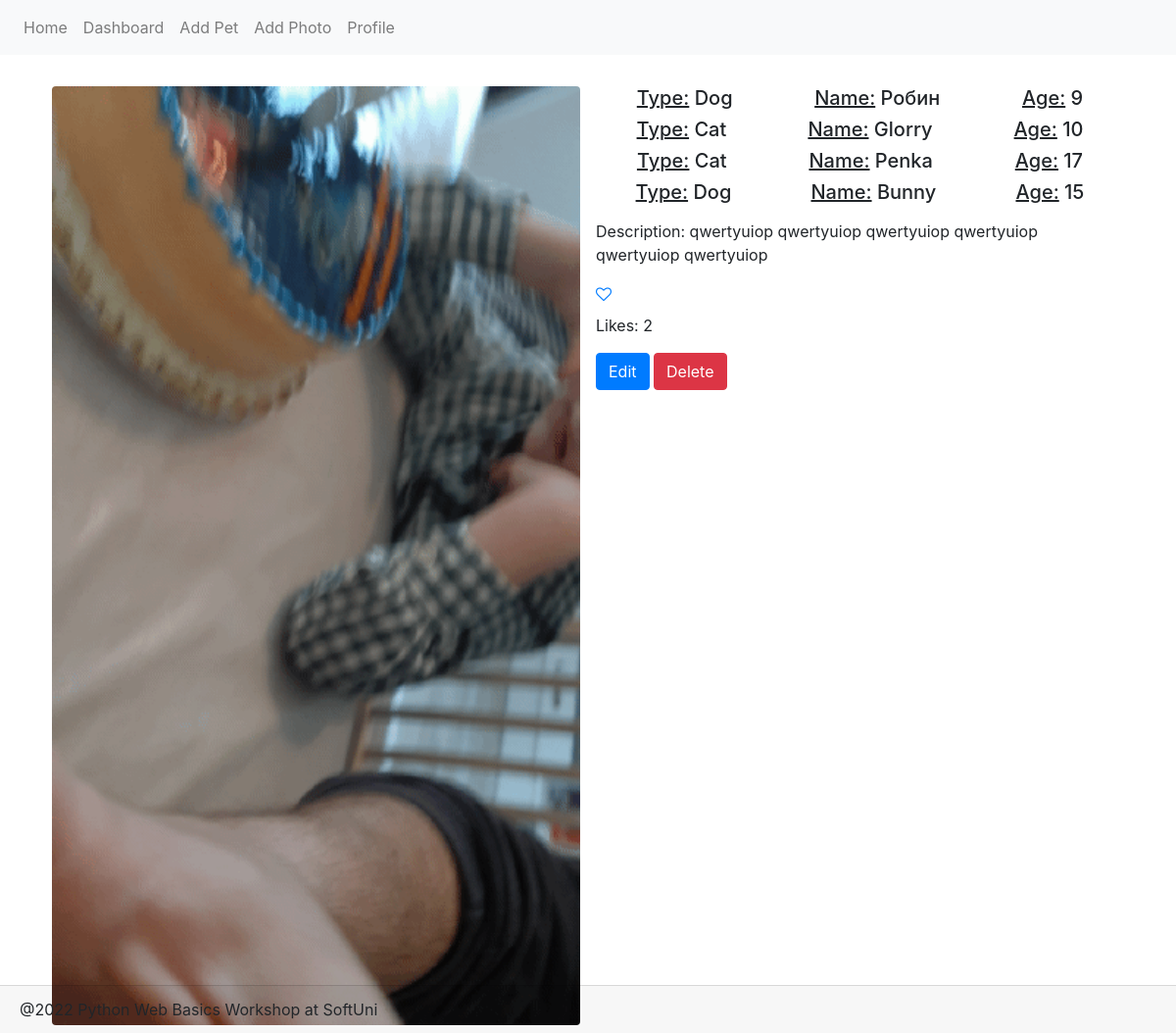
Page /photo/details/3/ on the earlier database version.
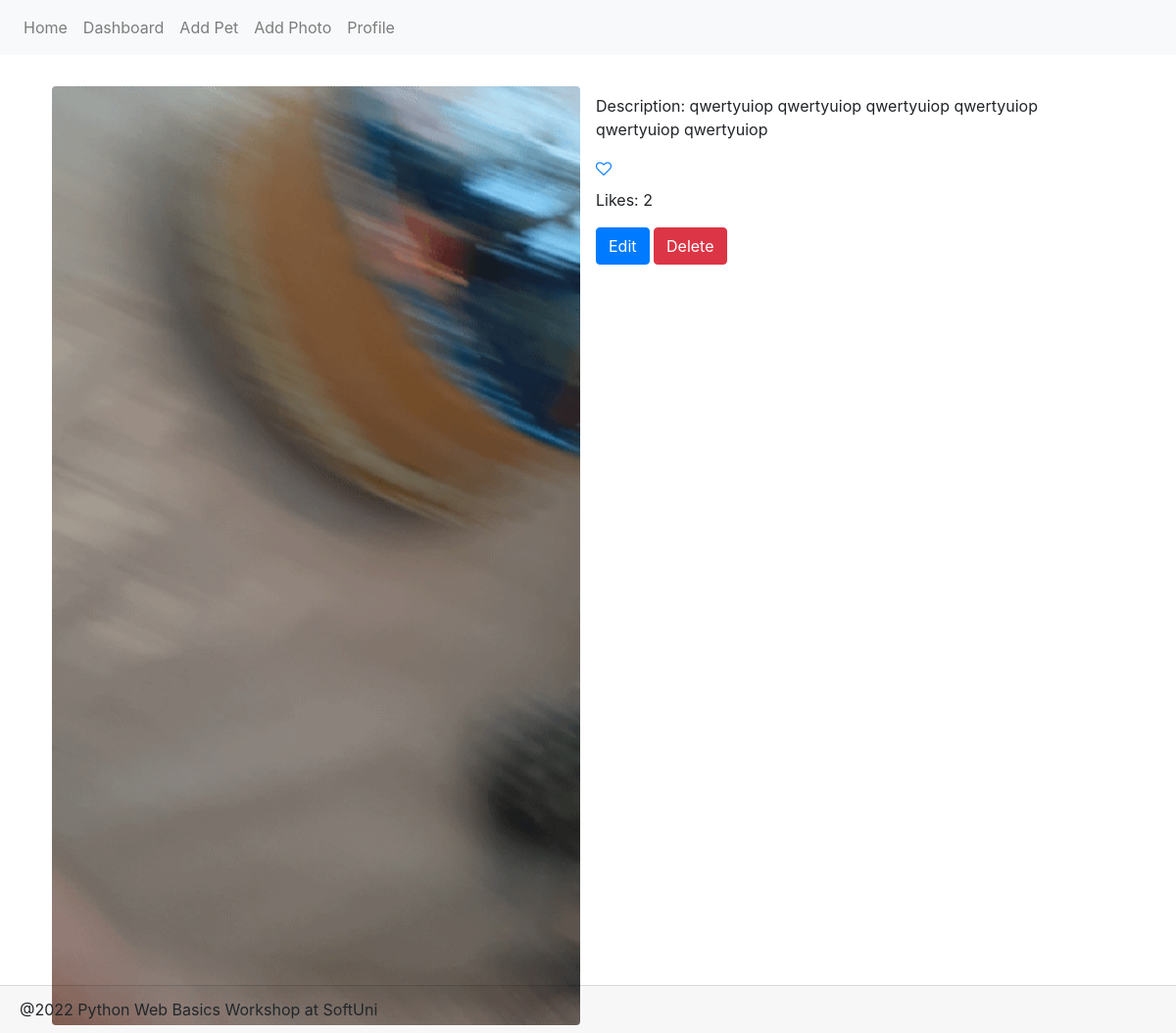
Same page on the later database version.
### Petstagram/main_app/models.py (models this page shows, shortened)
class PetPhoto(models.Model):
    photo = models.ImageField(
        validators=(
            validate_file_max_size,
        )
    )
    tagged_pets = models.ManyToManyField(Pet)
    description = models.TextField(
        null=True,
        blank=True
    )
    publication_date = models.DateTimeField(
        auto_now_add=True,
    )
    likes = models.IntegerField(
        default=0
    )

class Pet(models.Model):
    TYPES = [(x, x) for x in ("Cat", "Dog", "Bunny", "Parrot", "Fish", "Other")]
    name = models.CharField(max_length=30)
    type = models.CharField(
        max_length=max(len(x) for (x, y) in TYPES),
        choices=TYPES
    )
    date_of_birth = models.DateField(
        null=True,
        blank=True
    )
    user_profile = models.ForeignKey(
        Profile,
        on_delete=models.CASCADE
    )
    @property
    def age(self):
        return datetime.datetime.now().year - self.date_of_birth.year
    class Meta:
        unique_together = ('user_profile', 'name')

### Petstagram/main_app/views/photos.py (the view)
# urls.py: path('photo/details/<str:pk>/', photo_details, name='photo_details'),
def photo_details(request, pk):
    pet_photo = PetPhoto.objects.get(id=pk)
    contex = {
        'pet_photo': pet_photo,
    }
    return render(request, 'photo_details.html', contex)

### Petstagram/main_app/templatetags/profiles.py (called while the page is built)
@register.simple_tag()
def has_profile():
    return Profile.objects.count() > 0

### Petstagram/main_app/templates/photo_details.html
{% extends 'base.html' %}
{% block page_content %}
    <div class="d-flex">
        <div class="d-inline p-2 w-50">
            <img src= '{{ pet_photo.photo }}'
                 class="w-100 rounded mx-auto d-block" alt="{{ pet_photo.description }}">
        </div>
        <div class="d-inline p-2 w-50">
            {% for pet in pet_photo.tagged_pets.all %}
                <div class="d-flex justify-content-around">
                    <h5><u>Type:</u> {{ pet.type }}</h5>
                    <h5><u>Name:</u> {{ pet.name }}</h5>
                    {% if pet.date_of_birth %}
                        <h5><u>Age:</u> {{ pet.age }}</h5>
                    {% endif %}
                </div>
            {% endfor %}
            <p class="mt-2">Description: {{ pet_photo.description }}</p>
            <a href="{% url 'like_photo' pet_photo.id %}"><i class="fa fa-heart-o" aria-hidden="true"></i></a>
            <p class="mt-2">Likes: {{ pet_photo.likes }}</p>
            <a href="#" class="btn btn-primary">Edit</a>
            <a href="#" class="btn btn-danger">Delete</a>
        </div>
    </div>
{% endblock %}

### templates/base.html (shortened to what this page needs)
{% load profiles %}
<!DOCTYPE html>
<html lang="en">
<head>
    <link rel="stylesheet" href="https://stackpath.bootstrapcdn.com/bootstrap/4.3.1/css/bootstrap.min.css"
>
    <link rel="stylesheet" href="https://stackpath.bootstrapcdn.com/font-awesome/4.7.0/css/font-awesome.min.css"
>
</head>
<body>
<nav class="navbar navbar-expand-lg navbar-light bg-light" style="margin-bottom:2%">
    {% has_profile as hp %}
    <div class="collapse navbar-collapse" id="navbarNavDropdown">
        <ul class="navbar-nav">
            <li class="nav-item">
                <a class="nav-link" href="{% url 'home_page' %}">Home</a>
            </li>
            {% if hp %}
            <li class="nav-item">
                <a class="nav-link" href="{% url 'dashboard' %}">Dashboard</a>
            </li>
                {% if not hide_additional_nav_item %}
                    <li class="nav-item">
                        <a class="nav-link" href="{% url 'add_pet' %}">Add Pet</a>
                    </li>
                    <li class="nav-item">
                        <a class="nav-link" href="{% url 'add_photo' %}">Add Photo</a>
                    </li>
                {% endif %}
            <li class="nav-item">
            <a class="nav-link" href="{% url 'profile_details' %}">Profile</a>
            </li>
            {% endif %}
        </ul>
    </div>
</nav>
<div class="container">
    {% block page_content %}
    {% endblock %}
</div>
<footer class="fixed-bottom card-footer ">
    <div>@2022 Python Web Basics Workshop at SoftUni</div>
</footer>
</body>
</html>

Differences in the rows shown:
removed Pet: type "Dog", name "Робин", age "9"
removed Pet: type "Cat", name "Glorry", age "10"
removed Pet: type "Cat", name "Penka", age "17"
removed Pet: type "Dog", name "Bunny", age "15"
